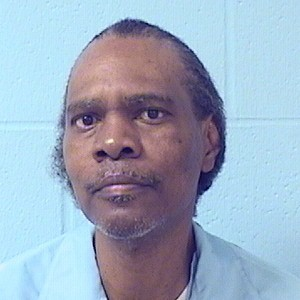
#> input picture Dataset/Criminal/A10936.jpg, 300 x 300 px, found by its file name; its folder holds 3 pictures in this run
$ python final_model_no_svd.py
#> lines starting #> are read from the running program, lines starting #| are printed output that depends on the picture
import os
import sys
import time
import random
import logging
from tqdm import tqdm
import warnings

import cv2
import numpy as np

from sklearn.model_selection import train_test_split
from sklearn.metrics import classification_report, accuracy_score
from sklearn.preprocessing import StandardScaler
from concrete.ml.sklearn import LinearSVC

# Ignore benign warnings from libraries
warnings.filterwarnings("ignore", category=UserWarning)

# ─── CONFIG ───────────────────────────────────────────────────────────────────
RESIZED          = (128, 128)
C_PARAM          = 0.01
N_BITS           = 5
RANDOM_STATE     = 42
TEST_SIZE        = 0.2

# --- File & Directory Setup
BASE_DIR = os.path.dirname(os.path.abspath(__file__))
RESULTS_DIR = os.path.join(BASE_DIR, "results")
DATA_DIR = os.path.join(BASE_DIR, "dataset")
CRIMINAL_DIR = os.path.join(DATA_DIR, "Criminal")
GENERAL_DIR = os.path.join(DATA_DIR, "General")
os.makedirs(RESULTS_DIR, exist_ok=True)

# --- Haar Cascades & Sample Image
CASCADE_FRONTAL = cv2.data.haarcascades + "haarcascade_frontalface_default.xml"
SAMPLE_GROUP_IMAGE = os.path.join(BASE_DIR, "sample_group.jpg")

# ─── LOGGING ──────────────────────────────────────────────────────────────────
logging.basicConfig(level=logging.INFO, format="%(asctime)s [%(levelname)s] %(message)s", handlers=[
    logging.FileHandler(os.path.join(RESULTS_DIR, "baseline_generation.log")),
    logging.StreamHandler(sys.stdout)
])
logger = logging.getLogger()

# ─── CORE HELPERS ─────────────────────────────────────────────────────────────
def seed_everything(seed):
    random.seed(seed); os.environ['PYTHONHASHSEED'] = str(seed); np.random.seed(seed)

def extract_raw_pixel_features(img):
    """Feature extraction is just flattening the raw image pixels."""
    return img.flatten()

# [10 lines left out: function non_max_suppression, not called in this run]

def load_images(folder, label):
#> called with folder = 'dataset/Criminal', label = 1
    data=[]; fr=cv2.CascadeClassifier(CASCADE_FRONTAL)
    for fn in tqdm(sorted(os.listdir(folder)), desc=f"Loading {os.path.basename(folder)}", unit="files"):
        if fn.lower().endswith(('.png', '.jpg', '.jpeg')):
            img_path = os.path.join(folder, fn)
            img = cv2.imread(img_path)
#> img is the input picture: shape (300, 300, 3); mean B, G, R 192, 172.2, 156.3
            if img is None: continue
            gray = cv2.cvtColor(img, cv2.COLOR_BGR2GRAY)
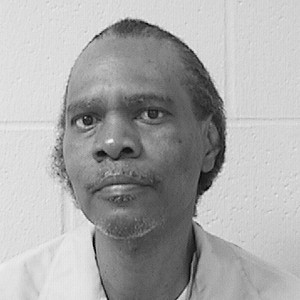
#> gray: shape (300, 300); min 3, max 246, mean 169.7
            faces = fr.detectMultiScale(gray, 1.1, 5)
#> faces = [[36, 51, 162, 162]]
            if len(faces) > 0:
                x, y, w, h = faces[0] # Take the first detected face
#> x = 36; y = 51; w = 162; h = 162
                face_roi = cv2.resize(gray[y:y+h, x:x+w], RESIZED)
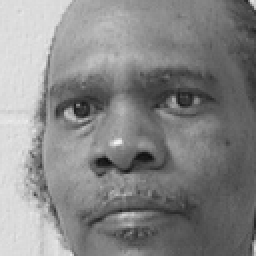
#> face_roi: shape (128, 128) (shown 2 times larger); min 14, max 243, mean 134.1
                data.append((face_roi, label))
#> pass 2 of the loop in load_images, `for fn in tqdm(sorted(os.listdir(folder)), desc=f"Loading {os.path.bas..`:
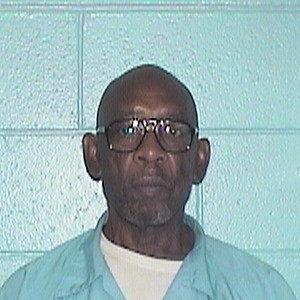
#> input picture Dataset/Criminal/A10938.jpg, 300 x 300 px, found by its file name
#> in load_images, img is the input picture: shape (300, 300, 3); mean B, G, R 183.3, 180.9, 153.6
#> in load_images, `gray = cv2.cvtColor(img, cv2.COLOR_BGR2GRAY)`:
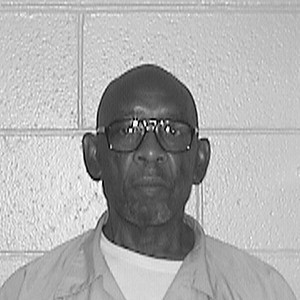
#> gray: shape (300, 300); min 0, max 254, mean 173
#> faces = ()
#> pass 3 of the loop in load_images, `for fn in tqdm(sorted(os.listdir(folder)), desc=f"Loading {os.path.bas..`:
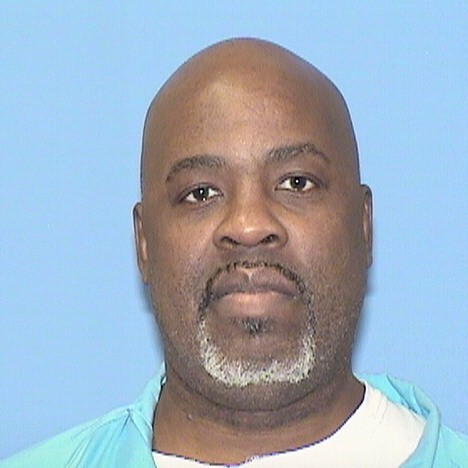
#> input picture Dataset/Criminal/B12101.jpg, 468 x 468 px, found by its file name
#> in load_images, img is the input picture: shape (468, 468, 3); mean B, G, R 191.3, 174.7, 157.1
#> in load_images, `gray = cv2.cvtColor(img, cv2.COLOR_BGR2GRAY)`:
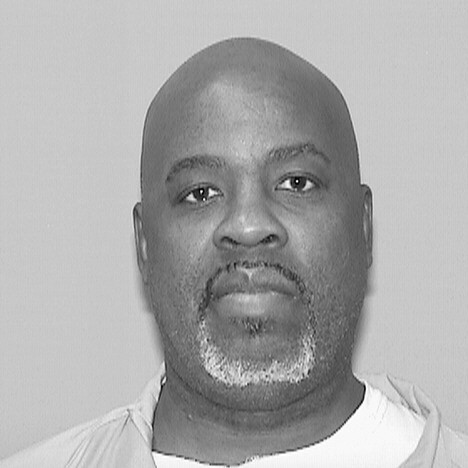
#> gray: shape (468, 468); min 0, max 255, mean 171.3
#> faces = [[133, 97, 238, 238]]
#> in load_images, `x, y, w, h = faces[0]`: x = 133; y = 97; w = 238
#> in load_images, `face_roi = cv2.resize(gray[y:y+h, x:x+w], RESIZED)`:
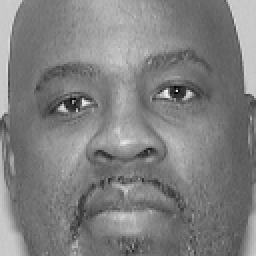
#> face_roi: shape (128, 128) (shown 2 times larger); min 5, max 246, mean 127.5
    return data

# [51 lines left out: functions train_and_compile, perturb_image, draw_bounding_boxes, not called in this run]

# ─── MAIN EXECUTION ───────────────────────────────────────────────────────────
def main():
    seed_everything(RANDOM_STATE)

    # --- Generate Perturbed Image (Visual 2 from master list) ---
    if not os.path.exists(SAMPLE_GROUP_IMAGE):
        logger.warning(f"{SAMPLE_GROUP_IMAGE} not found. Skipping drone simulation visuals.")
        perturbed_img_path = None
    else:
        # Note: This is the same function as in the SVD script. It will overwrite
        # the file, which is fine as they are identical.
        perturbed_img_path = perturb_image(
            image_path=SAMPLE_GROUP_IMAGE,
            output_path=os.path.join(RESULTS_DIR, "sample_group_CHALLENGED.jpg")
        )

    # --- Load Data & Train Baseline Model ---
    logger.info("Loading image datasets...")
    crim_data = load_images(CRIMINAL_DIR, 1)
#> crim_data = 2 items
    gen_data = load_images(GENERAL_DIR, 0)
#> call 2 of load_images, with folder = 'dataset/General', label = 0
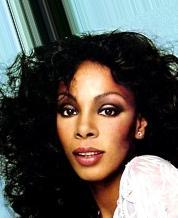
#> input picture Dataset/General/000117.jpg, 178 x 218 px, found by its file name
#> in load_images, img is the input picture: shape (218, 178, 3); mean B, G, R 81.8, 87.9, 91.6
#> in load_images (call 2), `gray = cv2.cvtColor(img, cv2.COLOR_BGR2GRAY)`:
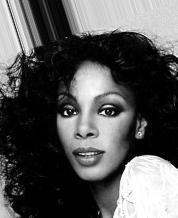
#> gray: shape (218, 178); min 0, max 255, mean 88.3
#> in load_images (call 2), `faces = fr.detectMultiScale(gray, 1.1, 5)`: faces = [[42, 74, 91, 91]]
#> in load_images (call 2), `x, y, w, h = faces[0]`: x = 42; y = 74; w = 91
#> in load_images (call 2), `face_roi = cv2.resize(gray[y:y+h, x:x+w], RESIZED)`:
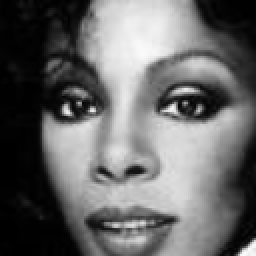
#> face_roi: shape (128, 128) (shown 2 times larger); min 0, max 254, mean 103.3
#> gen_data = 1 item
    if not crim_data or not gen_data:
        logger.error("Could not load data. Please ensure 'dataset' folder is populated. Exiting.")
        return

    all_data = crim_data + gen_data
#> all_data = 3 items
    X_raw, y = zip(*all_data)
#> y = (1, 1, 0)
    X_raw, y = np.array(X_raw), np.array(y)
#> y = [1, 1, 0]

#> (the run stopped early here; a loop or call above may not have finished)
